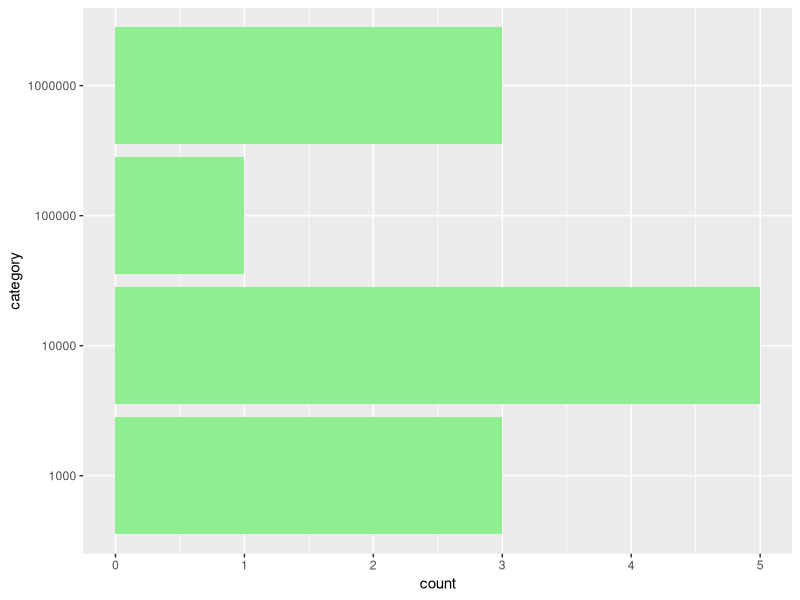
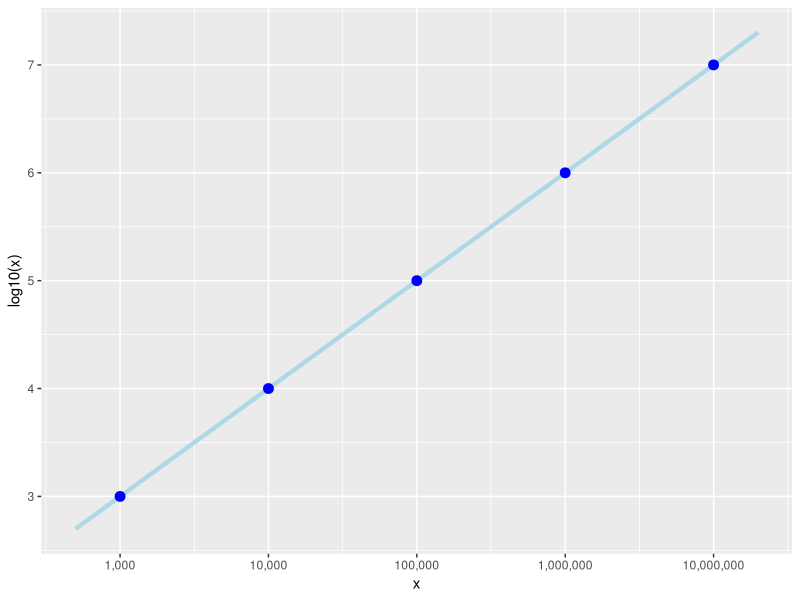
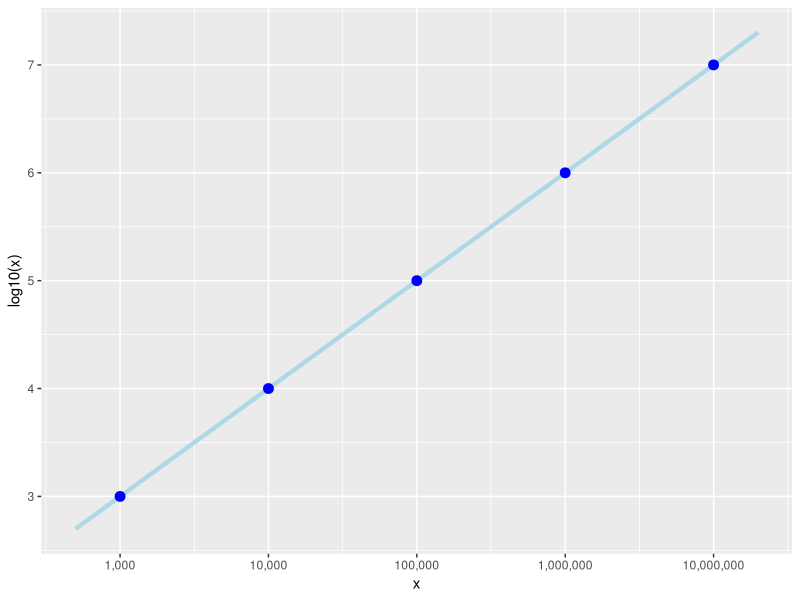

Here is the R script that generated these plots, in order:
## ---- chunk 1
#| code-fold: true
#| message: false

library(tidyverse)
options(scipen = 999)

set.seed(12)
## ---- chunk 2
#| code-fold: false

n <- 12

dt <-
  tibble(seed = round(runif(n, 1, 10), 1)) |>
  mutate(
    x = seed * sample(10^(3:6), n, replace = TRUE),
    log_x = log10(x) |> round(1),
    floor_log_x = floor(log_x),
    category = 10^floor(log10(x))
  ) |>
  arrange(x)
## ---- chunk 3
#| code-fold: true
ggplot(dt, aes(y = factor(category))) +
  geom_bar(fill = "lightgreen") +
  labs(y = "category")
## ---- chunk 4
#| echo: false
dt
## ---- chunk 5
#| code-fold: true

pl <-
  ggplot(tibble(x = c(500, 20000000)), aes(x = x)) +
  stat_function(fun = log10, color = "lightblue", linewidth = 1.5) +
  geom_point(data = tibble(x = 10^(3:7)), aes(x = x, y = log10(x)), color = "blue", size = 3) +
  labs(x = "x", y = "log10(x)") +
  scale_x_log10(labels = scales::label_comma())

pl
## ---- chunk 6
#| echo: false
ggsave("log10-plot.png", plot = pl, width = 4, height = 3, dpi = 300)
